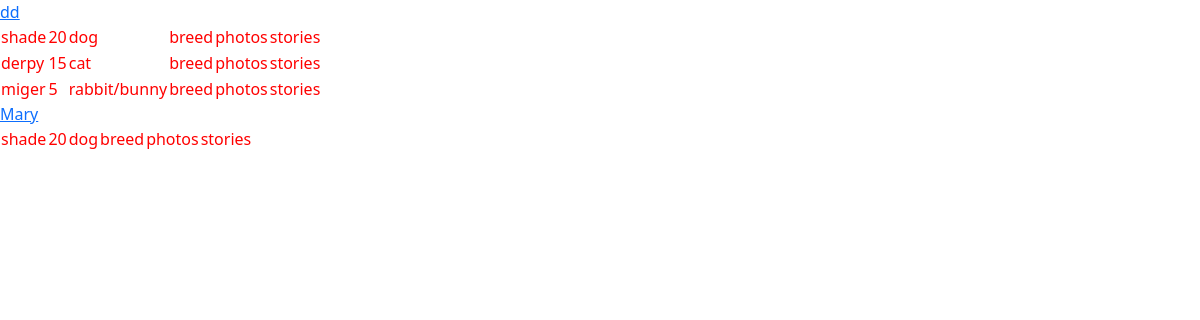
/home/, run on the app's committed database.
### pet_profile/models.py (models this page shows, shortened)
class PetOwner(models.Model):
    slug = models.SlugField(max_length = 5, primary_key = True, blank = True, null=False)
    name = models.CharField(max_length = 255)
    id = models.CharField(max_length = 261, unique = True, default=uuid.uuid1)
    age = models.PositiveIntegerField()
    location = models.CharField(max_length = 255)
    profile_photo = models.ImageField(blank = True)
    pets = models.ManyToManyField(Pet, related_name = "Owners")

class Pet(models.Model):
    slug = models.SlugField(max_length = 5, primary_key = True, blank = True, null=False)
    name = models.CharField(max_length = 255, unique = False)
    id = models.CharField(max_length = 261, unique = True, default = uuid.uuid1)
    animaltype = models.CharField(choices = ANIMALTYPE_CHOICES, max_length = 255, default="the one that barks")
    age = models.PositiveIntegerField()

### pet_memorial/views.py (the view)
# urls.py: path('home/', views.HomeView.as_view(), name='home_view'),
class HomeView(TemplateView):
    template_name = "home.html"
    def get_context_data(self, *args, **kwargs):
        context = super().get_context_data(**kwargs)
        context['pet_owners'] = PetOwner.objects.all()
        context['pet_photos'] = PetPhoto.objects.all()
        return context

### pet_memorial/templates/pet_memorial/home.html (shortened to what this page needs)
{% extends "base.html" %}
{% load static %}
{% block header %}
<link rel="stylesheet" href="https://cdn.jsdelivr.net/npm/bootstrap@5.3.0-alpha1/dist/css/bootstrap.min.css">
<link rel="stylesheet" href="../../../static/styles.css">
<link rel="stylesheet" href="{% static 'styles.css' %}">
{% endblock %}
{% block content %}
    {% for pet_owner in pet_owners %}
        <a href="{% url 'owner_profile' slug=pet_owner.slug %}">{{ pet_owner.name }}</a>
        <table>
            {% for pet in pet_owner.pets.all %}
                <tr>
                    <td>{{ pet.name }}</td>
                    <td>{{ pet.age }}</td>
                    <td>{{ pet.animaltype }}</td>
                    <td>breed</td>
                    <td>photos</td>
                    <td>stories</td>
                </tr>
            {% endfor %}
        </table>
    {% endfor %}
{% endblock %}

### static/styles.css (style rules this page uses)
body { color: red; }

### data on the page
PetOwner: name "dd"
Pet: name "shade", age "20", animaltype "dog"
Pet: name "derpy", age "15", animaltype "cat"
Pet: name "miger", age "5", animaltype "rabbit/bunny"
PetOwner: name "Mary"
